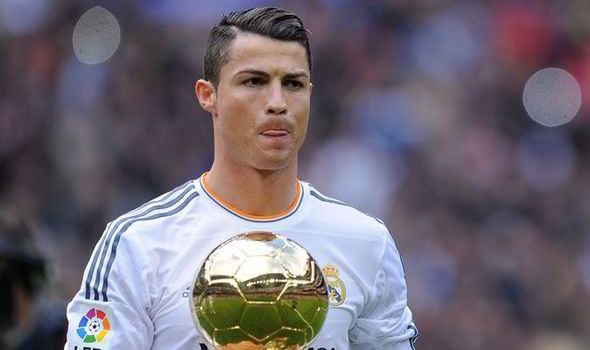
#> input picture opencv/ronaldo.jpg, 590 x 350 px, given in place of ronaldo.png, which was not available
$ python flip_image.py
#> lines starting #> are read from the running program, lines starting #| are printed output that depends on the picture; pictures that were not available may be replaced by others from this repository, and a replacement may not be noted
#!/usr/bin/env python
# -*- coding: utf-8 -*-
# Created by Chukwunyere Igbokwe on February 02, 2016 by 10:34 PM

'''
Not working
'''
import numpy as np
import cv2
import copy

img=cv2.imread('ronaldo.png')
#> img is the input picture: shape (350, 590, 3); mean B, G, R 114.2, 103.4, 111.2
rimg=img.copy()
fimg=img.copy()
rimg=cv2.flip(img,1)
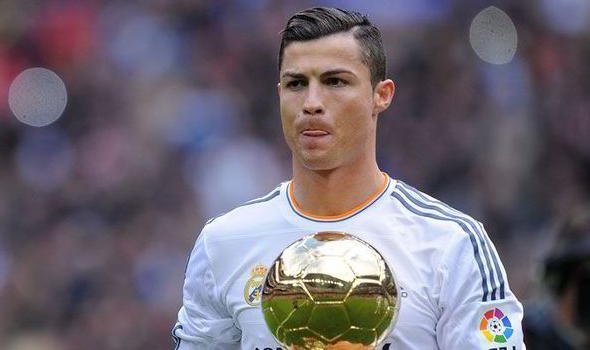
#> rimg: shape (350, 590, 3); mean B, G, R 114.2, 103.4, 111.2
fimg=cv2.flip(img,0)
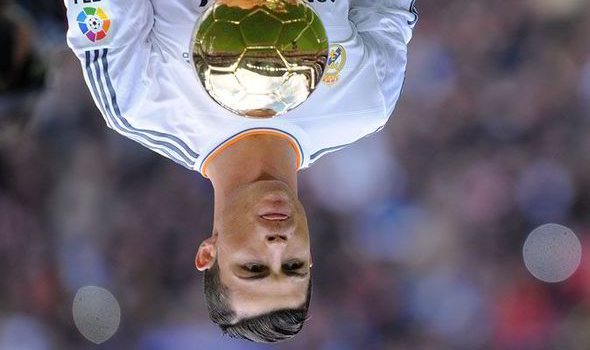
#> fimg: shape (350, 590, 3); mean B, G, R 114.2, 103.4, 111.2
cv2.imshow("Original", img)
cv2.imshow("vertical flip", rimg)
cv2.imshow("horizontal flip", fimg)
cv2.waitKey(0)
cv2.destroyAllWindows()

$ run again, with opencv/Curved Sidewalk.jpg copied over opencv/ronaldo.jpg
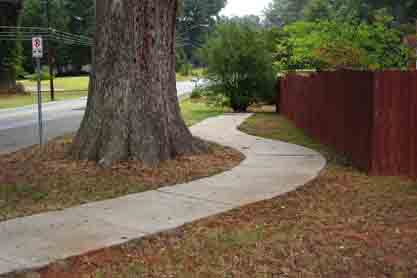
#> input picture opencv/Curved Sidewalk.jpg, 417 x 278 px, given in place of ronaldo.png, which was not available
#> img is the input picture: shape (278, 417, 3); mean B, G, R 72.2, 91.7, 104
#> `rimg=cv2.flip(img,1)`:
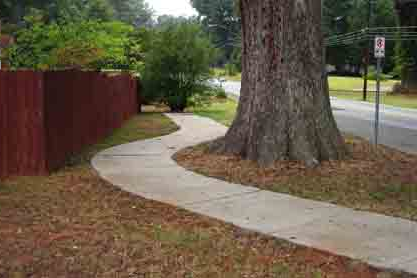
#> rimg: shape (278, 417, 3); mean B, G, R 72.2, 91.7, 104
#> `fimg=cv2.flip(img,0)`:
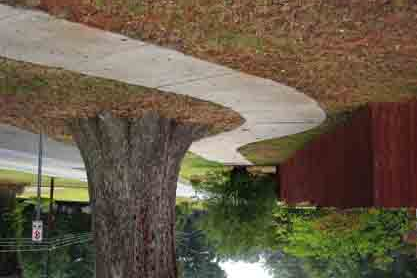
#> fimg: shape (278, 417, 3); mean B, G, R 72.2, 91.7, 104
